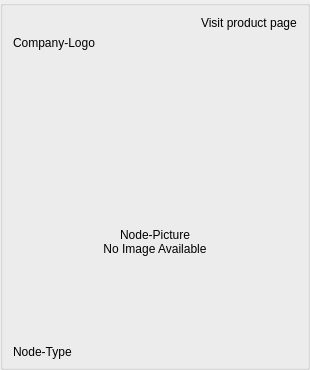
           <widget class="QGroupBox" name="groupBox">
            <property name="styleRole" stdset="0">
             <string>grayed</string>
            </property>
            <property name="minimumSize">
             <size>
              <width>310</width>
              <height>370</height>
             </size>
            </property>
            <property name="maximumSize">
             <size>
              <width>310</width>
              <height>370</height>
             </size>
            </property>
            <property name="title">
             <string/>
            </property>
            <layout class="QVBoxLayout" name="verticalLayout_18" stretch="0,0,1,0,0,0">
             <property name="spacing">
              <number>0</number>
             </property>
             <property name="leftMargin">
              <number>0</number>
             </property>
             <property name="topMargin">
              <number>0</number>
             </property>
             <property name="rightMargin">
              <number>0</number>
             </property>
             <property name="bottomMargin">
              <number>0</number>
             </property>
             <item>
              <spacer name="verticalSpacer_5">
               <property name="orientation">
                <enum>Qt::Vertical</enum>
               </property>
               <property name="sizeType">
                <enum>QSizePolicy::Fixed</enum>
               </property>
               <property name="sizeHint" stdset="0">
                <size>
                 <width>20</width>
                 <height>10</height>
                </size>
               </property>
              </spacer>
             </item>
             <item>
              <widget class="QWidget" name="pc_WidgetCompLogo" native="true">
               <layout class="QHBoxLayout" name="horizontalLayout_2">
                <property name="spacing">
                 <number>0</number>
                </property>
                <property name="leftMargin">
                 <number>0</number>
                </property>
                <property name="topMargin">
                 <number>0</number>
                </property>
                <property name="rightMargin">
                 <number>0</number>
                </property>
                <property name="bottomMargin">
                 <number>0</number>
                </property>
                <item>
                 <spacer name="horizontalSpacer_2">
                  <property name="orientation">
                   <enum>Qt::Horizontal</enum>
                  </property>
                  <property name="sizeType">
                   <enum>QSizePolicy::Fixed</enum>
                  </property>
                  <property name="sizeHint" stdset="0">
                   <size>
                    <width>10</width>
                    <height>20</height>
                   </size>
                  </property>
                 </spacer>
                </item>
                <item>
                 <widget class="QLabel" name="pc_CompanyLogo">
                  <property name="text">
                   <string>Company-Logo</string>
                  </property>
                 </widget>
                </item>
                <item>
                 <spacer name="horizontalSpacer_3">
                  <property name="orientation">
                   <enum>Qt::Horizontal</enum>
                  </property>
                  <property name="sizeHint" stdset="0">
                   <size>
                    <width>40</width>
                    <height>20</height>
                   </size>
                  </property>
                 </spacer>
                </item>
                <item>
                 <layout class="QVBoxLayout" name="verticalLayout_6">
                  <property name="leftMargin">
                   <number>0</number>
                  </property>
                  <property name="topMargin">
                   <number>0</number>
                  </property>
                  <property name="bottomMargin">
                   <number>0</number>
                  </property>
                  <item>
                   <widget class="stw::opensyde_gui_elements::C_OgeLabExternalLink" name="pc_LabelProductPageLink">
                    <property name="text">
                     <string>Visit product page</string>
                    </property>
                   </widget>
                  </item>
                  <item>
                   <spacer name="verticalSpacer_4">
                    <property name="orientation">
                     <enum>Qt::Vertical</enum>
                    </property>
                    <property name="sizeType">
                     <enum>QSizePolicy::Fixed</enum>
                    </property>
                    <property name="sizeHint" stdset="0">
                     <size>
                      <width>20</width>
                      <height>40</height>
                     </size>
                    </property>
                   </spacer>
                  </item>
                 </layout>
                </item>
                <item>
                 <spacer name="horizontalSpacer_8">
                  <property name="orientation">
                   <enum>Qt::Horizontal</enum>
                  </property>
                  <property name="sizeType">
                   <enum>QSizePolicy::Fixed</enum>
                  </property>
                  <property name="sizeHint" stdset="0">
                   <size>
                    <width>10</width>
                    <height>20</height>
                   </size>
                  </property>
                 </spacer>
                </item>
               </layout>
              </widget>
             </item>
             <item>
              <widget class="QLabel" name="pc_DatapoolTypeImage">
               <property name="text">
                <string>Node-Picture</string>
               </property>
               <property name="alignment">
                <set>Qt::AlignBottom|Qt::AlignHCenter</set>
               </property>
              </widget>
             </item>
             <item>
              <widget class="stw::opensyde_gui_elements::C_OgeLabToolTipBase" name="pc_LabelNoImageAvailable">
               <property name="styleRole" stdset="0">
                <string>group-item</string>
               </property>
               <property name="minimumSize">
                <size>
                 <width>0</width>
                 <height>100</height>
                </size>
               </property>
               <property name="text">
                <string>No Image Available</string>
               </property>
               <property name="alignment">
                <set>Qt::AlignHCenter|Qt::AlignTop</set>
               </property>
              </widget>
             </item>
             <item>
              <layout class="QHBoxLayout" name="horizontalLayout_4">
               <property name="spacing">
                <number>0</number>
               </property>
               <item>
                <spacer name="horizontalSpacer_4">
                 <property name="orientation">
                  <enum>Qt::Horizontal</enum>
                 </property>
                 <property name="sizeType">
                  <enum>QSizePolicy::Fixed</enum>
                 </property>
                 <property name="sizeHint" stdset="0">
                  <size>
                   <width>10</width>
                   <height>20</height>
                  </size>
                 </property>
                </spacer>
               </item>
               <item>
                <widget class="QLabel" name="pc_LabelNodeType">
     <property name="styleRole" stdset="0">
      <string>node-type</string>
     </property>
                 <property name="text">
                  <string>Node-Type</string>
                 </property>
                </widget>
               </item>
              </layout>
             </item>
             <item>
              <spacer name="verticalSpacer_6">
               <property name="orientation">
                <enum>Qt::Vertical</enum>
               </property>
               <property name="sizeType">
                <enum>QSizePolicy::Fixed</enum>
               </property>
               <property name="sizeHint" stdset="0">
                <size>
                 <width>20</width>
                 <height>5</height>
                </size>
               </property>
              </spacer>
             </item>
            </layout>
           </widget>
